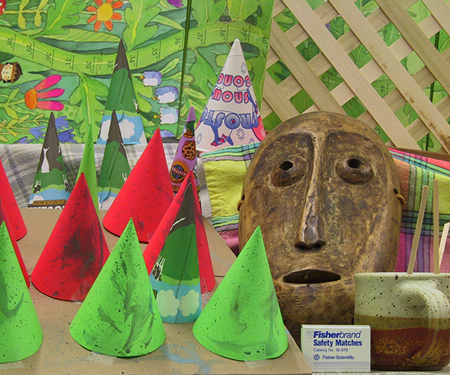
#> input picture image-1.jpeg, 450 x 375 px
$ python -i stereo.py   (imports and definitions only)   (older library calls are emulated)
#> lines starting #> are read from the running program, lines starting #| are printed output that depends on the picture
#> further down, picture is the input picture: shape (375, 450, 3); mean B, G, R 82.3, 130.2, 132.6
#!/usr/bin/python3

import cv2
import numpy as np
import argparse
import matplotlib.pyplot as plt
from tqdm import *


# [150 lines left out: functions create_disparity_map, get_images, estimate_fundamental_matrix, fundamental_ransac, not called in this run]


def get_nonmax_suppression(img, window_size=3):
    """
    Apply non-maximum suppression to an image

    ## Returns:
        img_copy: a copy of the image with non-maximum suppression applied
    """
    img_copy = img.copy()
    img_min = img.min()

    for r, c in np.ndindex(img_copy.shape):
        # get window around specific pixel
        c_lower = max(0, c-window_size//2)
        c_upper = min(img_copy.shape[1], c+window_size//2)
        r_lower = max(0, r-window_size//2)
        r_upper = min(img_copy.shape[0], r+window_size//2)

        # set pixel to img_min so it is not included in max calculation
        temp = img_copy[r, c]
        img_copy[r, c] = img_min

        # if pixel is the max in the window, keep it, otherwise keep it img_min
        if temp > img_copy[r_lower:r_upper, c_lower:c_upper].max():
            img_copy[r, c] = temp

    return img_copy


def get_harris_corners(img, num_corners=1000, window_size=5, neighborhood_size=7):
    """
    Detect Harris corners in an image, returning their locations and neighborhoods

    ## Returns:
        corners: (num_corners, 2) array of (x, y) coordinates of the corners
        neighborhood: (num_corners, neighborhood_size, neighborhood_size) array of the neighborhoods around the corners
    """
#> called with num_corners = 1000, window_size = 5, neighborhood_size = 7
    img_gray = cv2.cvtColor(img, cv2.COLOR_BGR2GRAY).astype(np.float32)
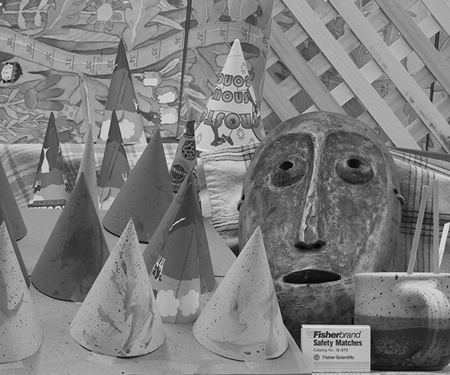
#> img_gray: shape (375, 450) float32; min 0, max 235, mean 125.5

    # calulate derivatives
    Ix = cv2.Sobel(img_gray, ddepth=-1, dx=1, dy=0, ksize=3)
    Iy = cv2.Sobel(img_gray, ddepth=-1, dx=0, dy=1, ksize=3)

    # derivative products
    Ixx = Ix * Ix
    Iyy = Iy * Iy
    Ixy = Ix * Iy

    # sum of products
    sum_kernel = np.ones((window_size, window_size))
    Sxx = cv2.filter2D(src=Ixx, ddepth=-1, kernel=sum_kernel)
    Syy = cv2.filter2D(src=Iyy, ddepth=-1, kernel=sum_kernel)
    Sxy = cv2.filter2D(src=Ixy, ddepth=-1, kernel=sum_kernel)
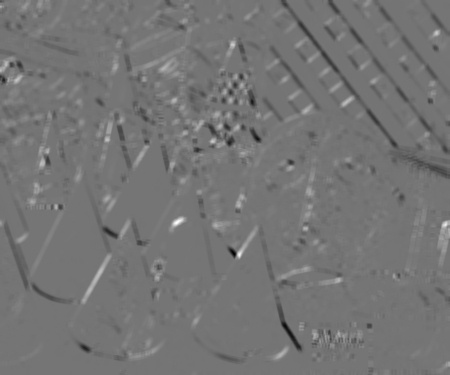
#> Sxy: shape (375, 450) float32; min -1349485, max 1588042, mean -2067; drawn with min black and max white

    # calculate C matricies and R values
    R = np.empty(shape=Sxx.shape, dtype=np.float32)
    for i, j in np.ndindex(Sxx.shape):
        # set edges to zero as we cannot give them features easily
        if i < neighborhood_size//2 or i >= (R.shape[0] - neighborhood_size//2) or j < neighborhood_size//2 or j >= (R.shape[1] - neighborhood_size//2):
            R[i, j] = 0
            continue
        # calculate R value
        C = np.array([[Sxx[i, j], Sxy[i, j]], [Sxy[i, j], Syy[i, j]]])
        R[i, j] = np.linalg.det(C) - 0.04 * (np.trace(C) ** 2)
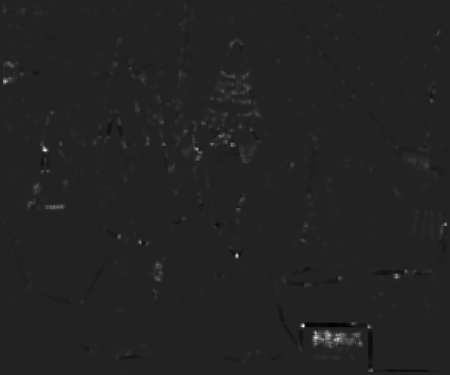
#> R: shape (375, 450) float32; min -6.73e+11, max 4.32e+12, mean 1.66e+10; drawn with min black and max white

    # Calculate Non-maximum suppression
    Rs = get_nonmax_suppression(R)
#> in get_nonmax_suppression, `img_min = img.min()`: img_min = -6.73e+11
#> after the loop in get_nonmax_suppression, `for r, c in np.ndindex(img_copy.shape):`:
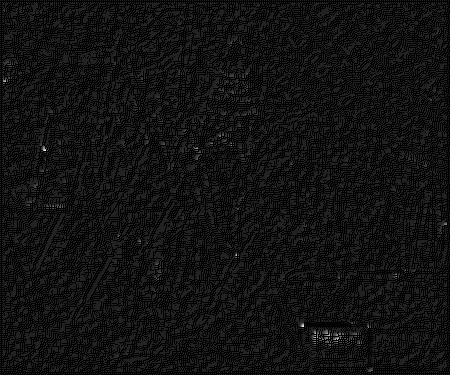
#> img_copy: shape (375, 450) float32; min -6.73e+11, max 4.32e+12, mean -3.4e+11; drawn with min black and max white

    # Display the images in a single window (debugging)
    Ixx_disp = cv2.normalize(Ixx, None, 0, 255, cv2.NORM_MINMAX, cv2.CV_8U)
    Iyy_disp = cv2.normalize(Iyy, None, 0, 255, cv2.NORM_MINMAX, cv2.CV_8U)
    R_disp = cv2.normalize(R, None, 0, 255, cv2.NORM_MINMAX, cv2.CV_8U)
    Rs_disp = cv2.normalize(Rs, None, 0, 255, cv2.NORM_MINMAX, cv2.CV_8U)
    Hor1 = cv2.hconcat([Ixx_disp, Iyy_disp])
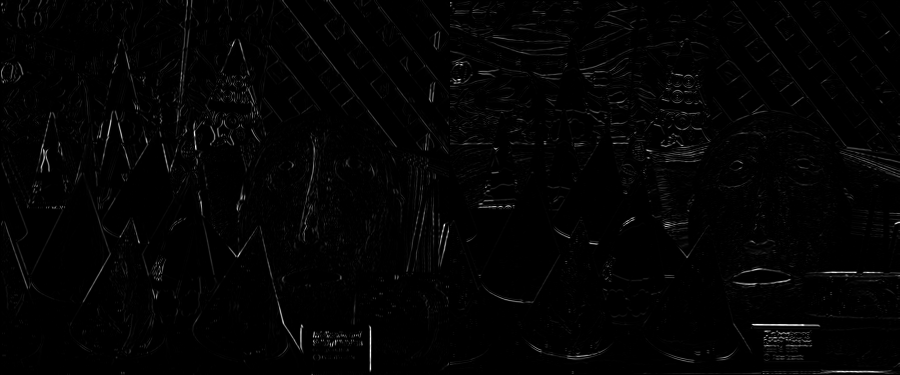
#> Hor1: shape (375, 900); min 0, max 255, mean 3.5
    Hor2 = cv2.hconcat([R_disp, Rs_disp])
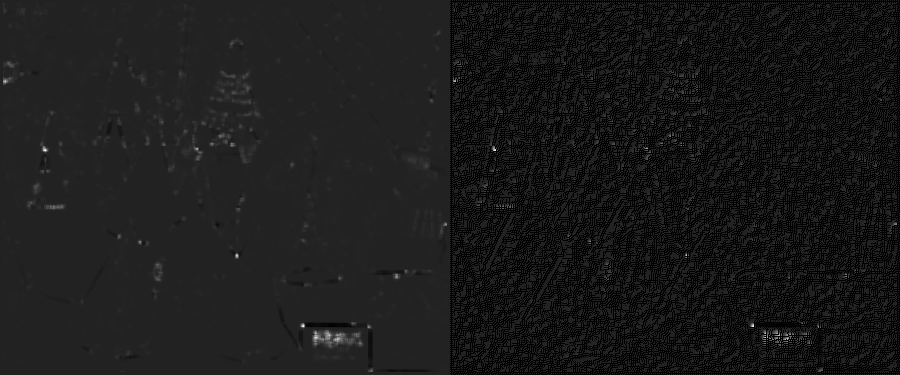
#> Hor2: shape (375, 900); min 0, max 255, mean 26
    cv2.imshow("Harris Corner Detection (Gradient and Response visualization)", cv2.vconcat([Hor1, Hor2]))
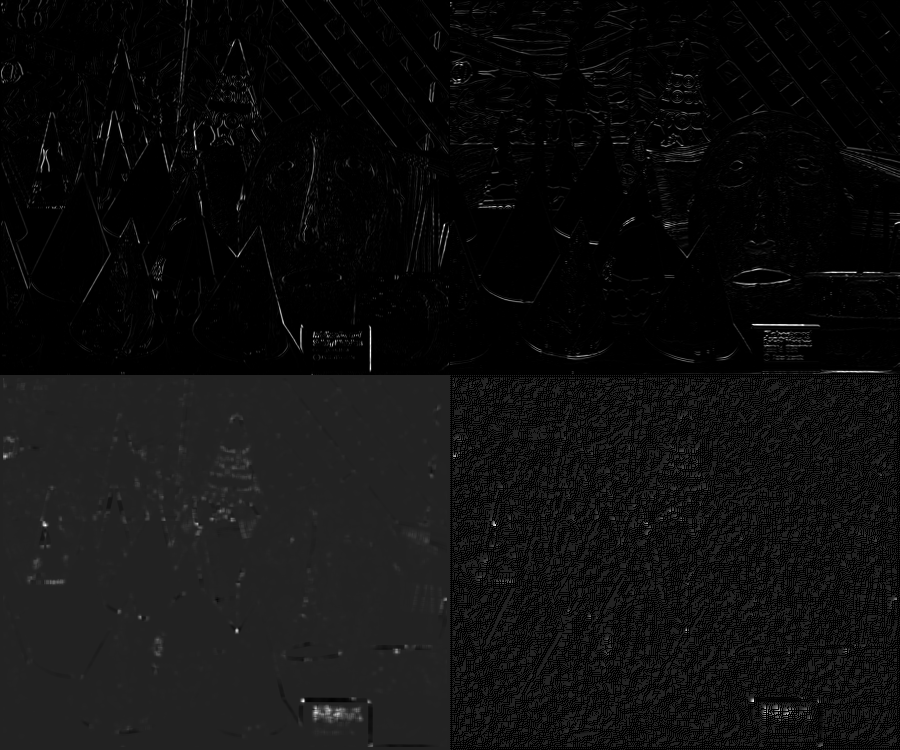
#> window 'Harris Corner Detection (Gradi': shape (750, 900); min 0, max 255, mean 14.7
    cv2.imwrite("output_harris.jpg", cv2.vconcat([Hor1, Hor2]))

    # Exception if the number of corners is greater than the number of pixels in the image
    if num_corners > Rs.size:
        raise ValueError("num_corners must be less than the number of pixels in the image")
    # Return the top num_corners corners by sorting and returning the indices
    corners = np.unravel_index(np.argsort(Rs, axis=None)[-num_corners:], R.shape)
#> corners = 1000 positions, rows 10 to 371, columns 3 to 446
    corners = np.stack((corners[1], corners[0]), axis=1)
#> corners = 1000 pairs, first value 3 to 446, second value 10 to 371

    # Get the neighborhoods of the corners
    neighborhoods = np.empty((num_corners, neighborhood_size, neighborhood_size, img.shape[2]))
    for i, (x, y) in enumerate(corners):
        neighborhoods[i] = img[y-neighborhood_size//2:y+neighborhood_size//2+1, x-neighborhood_size//2:x+neighborhood_size//2+1]
#> this loop made 1000 passes
#> (x, y) on passes 1 to 3: (241, 43), (241, 148), (168, 169)

    return corners, neighborhoods


# [148 lines left out: functions get_correspondences, display_harris_corners, display_correspondences, display_epipolar_lines, main, not called in this run]


# [5 lines not run here, left out]

>>> import cv2
>>> picture = cv2.imread('image-1.jpeg')
>>> result = get_harris_corners(picture)
